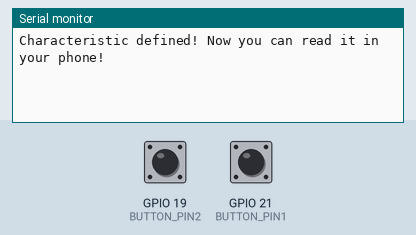
Simulated run of this sketch. Board: ESP32. On the bench: the last lines printed to the serial monitor. The test bench sets the inputs (shaded band); at power-on: GPIO 19 (BUTTON_PIN2) HIGH, GPIO 21 (BUTTON_PIN1) HIGH. Nothing arrives over Bluetooth unless stated; a phone connects over Bluetooth LE 3 s after start.

Above: at 1.2 s.
1.3 s: GPIO 19 (BUTTON_PIN2) pulled LOW for 0.15 s
At 1.9 s:
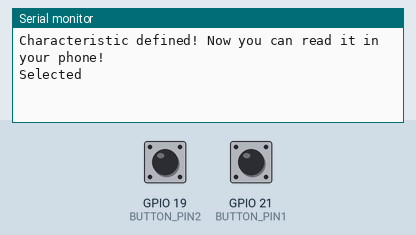
4.4 s: GPIO 21 (BUTTON_PIN1) pulled LOW for 0.15 s
At 5.5 s:
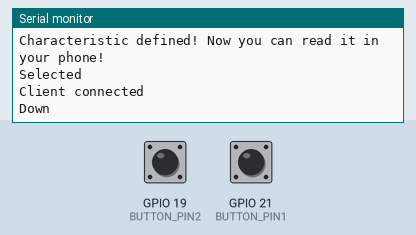

Measured:
- after the input at 1.3 s, the serial monitor: prints a new line after 0.16 s (image 1)
- after the input at 4.4 s, the serial monitor: prints a new line after 0.16 s (image 2)

The sketch:

Hand_Controller.ino
```cpp
#include <BLEDevice.h>
#include <BLEUtils.h>
#include <BLEServer.h>

//sudo chmod a+rw /dev/ttyUSB0

#define SERVICE_UUID        "4fafc201-1fb5-459e-8fcc-c5c9c331914b"
#define CHARACTERISTIC_UUID1 "beb5483e-36e1-4688-b7f5-ea07361b26a8"
#define CHARACTERISTIC_UUID2 "beb5483e-36e1-4688-b7f5-ea07361b26a2"
#define BUTTON_PIN1 21  // GIOP21 pin connected to button
#define BUTTON_PIN2 19

// Variables will change:
int moveLastState = HIGH;  // the previous state from the input pin
int moveCurrentState;     // the current reading from the input pin

int selectLastState = HIGH;  // the previous state from the input pin
int selectCurrentState;     // the current reading from the input pin


BLECharacteristic *pCharacteristicMoveButton;
BLECharacteristic *pCharacteristicSelectButton;


class MyServerCallbacks: public BLEServerCallbacks {
    void onConnect(BLEServer* pServer) {
      Serial.println("Client connected");
    }

    void onDisconnect(BLEServer* pServer) {
      Serial.println("Client disconnected, restarting advertising");
      BLEDevice::startAdvertising();  // Restart advertising so others can connect again
    }
};


void setup() {
  Serial.begin(9600);
  //Serial.println("Starting BLE work!");
  pinMode(BUTTON_PIN1, INPUT_PULLUP);
  pinMode(BUTTON_PIN2, INPUT_PULLUP);

  BLEDevice::init("Hand Controller");
  BLEServer *pServer = BLEDevice::createServer();
  BLEService *pService = pServer->createService(SERVICE_UUID);
  pCharacteristicMoveButton = pService->createCharacteristic(
                                         CHARACTERISTIC_UUID1,
                                         BLECharacteristic::PROPERTY_READ |
                                         BLECharacteristic::PROPERTY_WRITE
                                       );
  pCharacteristicSelectButton = pService->createCharacteristic(
                                         CHARACTERISTIC_UUID2,
                                         BLECharacteristic::PROPERTY_READ |
                                         BLECharacteristic::PROPERTY_WRITE
                                       );

  pCharacteristicMoveButton->setValue("Waiting");
  pCharacteristicSelectButton->setValue("Waiting");
  pService->start();
  // BLEAdvertising *pAdvertising = pServer->getAdvertising();  // this still is working for backward compatibility
  BLEAdvertising *pAdvertising = BLEDevice::getAdvertising();
  pAdvertising->addServiceUUID(SERVICE_UUID);
  pAdvertising->setScanResponse(true);
  pAdvertising->setMinPreferred(0x06);  // functions that help with iPhone connections issue
  pAdvertising->setMinPreferred(0x12);
  pServer->setCallbacks(new MyServerCallbacks());
  BLEDevice::startAdvertising();
  Serial.println("Characteristic defined! Now you can read it in your phone!");
}

void loop() {

  moveCurrentState = digitalRead(BUTTON_PIN1);

  selectCurrentState = digitalRead(BUTTON_PIN2);

  if(moveLastState == LOW && moveCurrentState == HIGH)
  {
    pCharacteristicMoveButton->setValue("Down");
    pCharacteristicMoveButton->notify();
    Serial.println("Down");

  }

  if(selectLastState == LOW && selectCurrentState == HIGH)
  {
    pCharacteristicSelectButton->setValue("Select");
    pCharacteristicSelectButton->notify();
    Serial.println("Selected");
  }
  moveLastState = moveCurrentState;
  selectLastState = selectCurrentState;
  delay(10);
}
```
